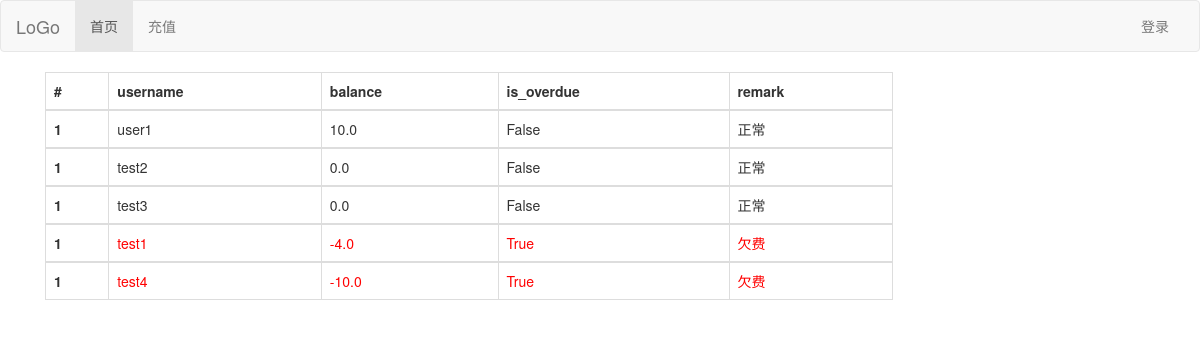
/index, run on the app's committed database.
### app/model.py (models this page shows, shortened)
class User(UserMixin, db.Model):
    id = db.Column(db.Integer, primary_key=True)
    username = db.Column(db.String(64), unique=True)
    balance = db.Column(db.Float(), default=0.0)
    is_overdue = db.Column(db.Boolean, default=False)
    remark = db.Column(db.String(64), default=u'正常')
    password_hash = db.Column(db.String(64))
    posts = db.relationship('Post', backref='author', lazy='dynamic')

### app/routes.py (the view)
@app.route('/')
@app.route('/index')
def index():
    print(app.url_map)
    data = db.session.query(User).order_by(desc(User.balance)).all()
    return render_template('index.html', title="index", data=data)

### app/templates/index.html
{% extends "base.html" %}
{% block app_content %}
<div class="container bs-docs-container">
    <div class="row">
        <div class="col-md-9" role="main">
            <div class="bs-docs-section">
                <table class="table table-bordered">
                    <thead>
                    <tr>
                        <th>#</th>
                        <th>username</th>
                        <th>balance</th>
                        <th>is_overdue</th>
                        <th>remark</th>
                    </tr>
                    </thead>
                    {% for d in data %}
                    <tbody>
                    <tr>
                        {% if  d.is_overdue  %}
                        <th scope="row">1</th>
                        <td><font color="red">{{ d.username }}</font></td>
                        <td><font color="red">{{ d.balance }}</font></td>
                        <td><font color="red">{{ d.is_overdue }}</font></td>
                        <td><font color="red">{{ d.remark }}</font></td>
                        {% else %}
                        <th scope="row">1</th>
                        <td>{{ d.username }}</td>
                        <td>{{ d.balance }}</td>
                        <td>{{ d.is_overdue }}</td>
                        <td>{{ d.remark }}</td>
                        {% endif %}
                    </tr>
                    {% endfor %}
                    </tbody>
                </table>
            </div>
        </div>
    </div>
</div>
{% endblock %}

### app/templates/base.html (shortened to what this page needs)
{% extends 'bootstrap/base.html' %}
{% block navbar %}
<nav class="navbar navbar-default">
    <div class="container-fluid">
        <div class="navbar-header">
            <a class="navbar-brand" href="#">LoGo</a>
        </div>
        <div class="collapse navbar-collapse" id="bs-example-navbar-collapse-1">
            <ul class="nav navbar-nav">
                <li class="active"><a href="{{ url_for('index')}}">首页 <span class="sr-only">(current)</span></a></li>
                <li><a href="{{ url_for('payslip')}}">充值 <span class="sr-only">(current)</span></a></li>
            </ul>
            <ul class="nav navbar-nav navbar-right">
                {% if current_user.is_anonymous %}
                <li><a href="{{ url_for('login')}}">登录 </a></li>
                {% else %}
                <li><a>Hi {{ current_user.username }}</a></li>
                <li><a href="{{ url_for('logout')}}">退出 </a></li>
                {% endif %}
            </ul>
        </div>
    </div>
</nav>
{% endblock %}
{% block content %}
<div class="container">
    {% block app_content %}{% endblock %}
</div>
{% endblock %}

### data on the page
User: username "user1", balance "10.0", is_overdue "False", remark "正常"
User: username "test2", balance "0.0", is_overdue "False", remark "正常"
User: username "test3", balance "0.0", is_overdue "False", remark "正常"
User: username "test1", balance "-4.0", is_overdue "True", remark "欠费"
User: username "test4", balance "-10.0", is_overdue "True", remark "欠费"
